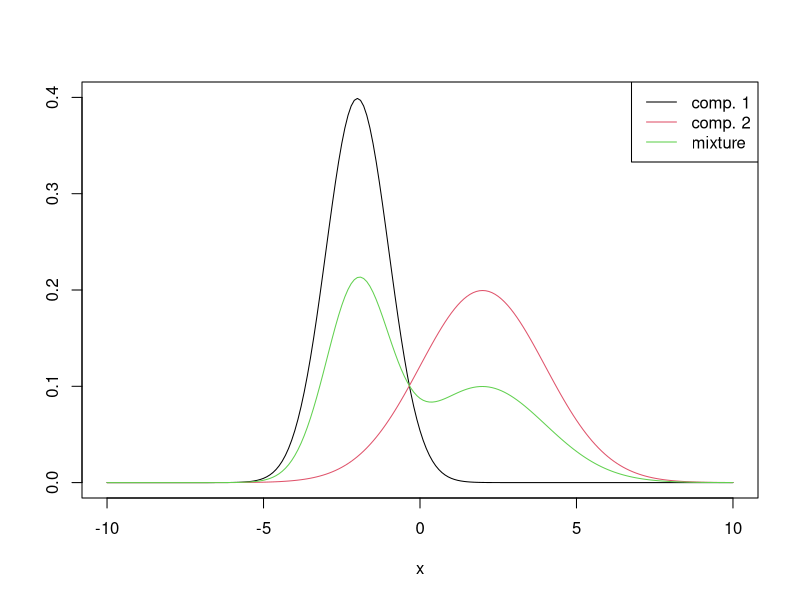

The R source for this figure: (Note: this script raises an error after producing the figure.)
#Model Based Learning
#Cours 1 
#Florent Jakubowski
#20201027


#The Gaussian Mixture Model ####
x=seq(-10,10,.1)
plot(x,dnorm(x,-2,1),type='l',col=1,ylab='',ylim=c(0,0.4))
lines(x,dnorm(x,2,2),col=2)
lines(x,.5*dnorm(x,-2,1)+.5*dnorm(x,2,2),col=3)
legend('topright',legend=c('comp. 1','comp. 2','mixture'),
       col=1:3,lty=1)

?dnorm
#Normal Distibution 
# Density, distribution function, quantile function and random generation 
# for the normal distribution with mean equal to mean and standard deviation equal to sd.
dnorm(x,-2,1)

#Mixture model estimation in classification ####
#Mixture Model estimation in classification
# Maximum likelihood estimation

#Exercice 1 ####

#Application on iris data set ####
set.seed(2)
tmp=sample(1:150,50) #génère 50 données entre un et 150. 
X.train <- iris[-tmp,-5]
Class.train <- iris[-tmp,5]
X.test <- iris[tmp,-5]
Class.test <- iris[tmp,5]
#Estimation of gaussian mixture 
irisMclustDA <- MclustDA(X.train, Class.train,
                         modelNames = "XXX")
summary(irisMclustDA)
#evaluation of prediction
tmp=summary(irisMclustDA, newdata = X.test,
            newclass = Class.test)
print(tmp$tab.newdata)
#Mixture of mixture of iris data set ####
irisMclustDA <- MclustDA(X.train, Class.train,
                         modelType = "MclustDA")
summary(irisMclustDA)
#evaluation of the prediction 
tmp=summary(irisMclustDA, newdata = X.test,
            newclass = Class.test)
print(tmp$tab.newdata)
#Exercice 2 ####
# Implement your own maximum likelihood estimation for a Gaussian
# mixture model.
# Test it on simulated data.

#input : (x1, y1), ..., (xn, yn)
# dnv norm = densité gaussienne multivariée = fk en un point x multivariée
#d'espérance k et ... k
#output la classe prédite

#Mixture model estimation in clustering ####
#The EM algorithm ####
#Exercice 3 ####
# Implement your own EM algorithm for Gaussian mixture model
# estimation.
# Test it on simulated data.



#Classification EM ####
#Stochastic EM ####
#Exercice 4####
#Implémentez votre propres algorithmes des Kmeans
